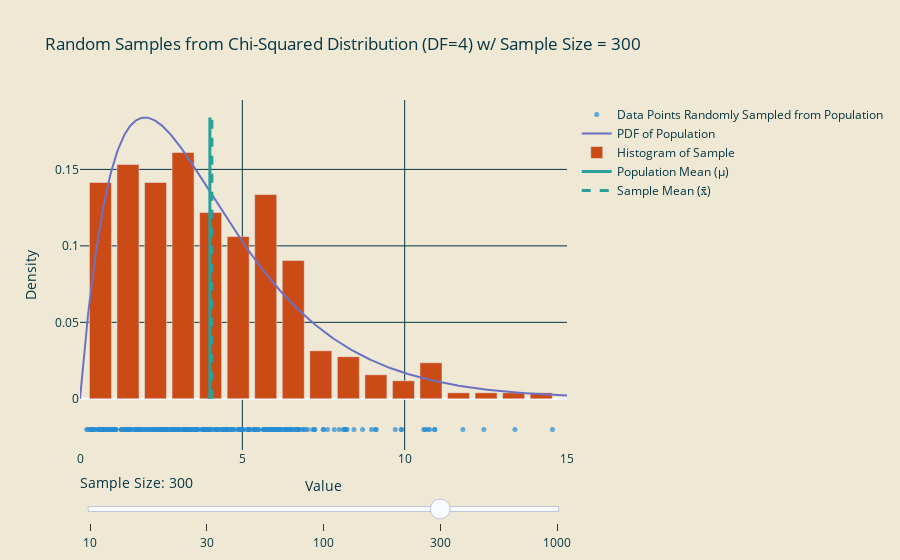

Write notebook code for a chart like this one.
### Code cell
# Function to generate the interactive Chi-Squared plot with Solarized theme refinements
def generate_interactive_chi_square_with_swarm():
    # Parameters
    initial_sample_size = 100
    sample_sizes = [10, 30, 100, 300, 1000]  # Slider options
    df = 4  # Fixed degrees of freedom
    x = np.linspace(0, 15, 500)  # Adjusted PDF range
    mu = df  # Population mean for Chi-Squared distribution

    # Function to generate data
    def generate_data(sample_size):
        y_pdf = chi2.pdf(x, df=df)
        sample = np.random.chisquare(df=df, size=sample_size)
        sample_mean = np.mean(sample)  # Sample mean
        hist, bins = np.histogram(sample, bins=20, density=True)
        bin_centers = (bins[:-1] + bins[1:]) / 2
        return y_pdf, sample, hist, bin_centers, sample_mean

    # Initial data
    y_pdf, sample, hist, bin_centers, sample_mean = generate_data(initial_sample_size)

    # Create figure
    fig = go.Figure()

    # Swarm Plot (Scatter representation of sample points)
    fig.add_trace(go.Scatter(
        x=sample,
        y=np.zeros_like(sample) - 0.02,  # Offset slightly for visibility
        mode='markers',
        marker=dict(color=solarized_blue, size=5, opacity=0.7),
        name="Data Points Randomly Sampled from Population"
    ))

    # Add PDF line with a new color (Solarized violet)
    fig.add_trace(go.Scatter(
        x=x,
        y=y_pdf,
        mode='lines',
        name="PDF of Population",
        line=dict(color=solarized_violet)
    ))

    # Add histogram
    fig.add_trace(go.Bar(
        x=bin_centers,
        y=hist,
        name="Histogram of Sample",
        marker=dict(color=solarized_orange)
    ))

    # Determine the max y-value for full y-axis range lines
    max_y = max(max(y_pdf), max(hist))

    # Add population mean (\mu) indicator (cyan, solid line)
    fig.add_trace(go.Scatter(
        x=[mu, mu],
        y=[0, max_y],
        mode='lines',
        name="Population Mean (μ)",
        line=dict(color=solarized_cyan, dash="solid", width=3)
    ))

    # Add sample mean (\bar{x}) indicator (cyan, dashed line)
    fig.add_trace(go.Scatter(
        x=[sample_mean, sample_mean],
        y=[0, max_y],
        mode='lines',
        name="Sample Mean (x̄)",
        line=dict(color=solarized_cyan, dash="dash", width=3)
    ))

    # Slider steps
    steps = []
    for sample_size in sample_sizes:
        y_pdf, sample, hist, bin_centers, sample_mean = generate_data(sample_size)
        max_y = max(max(y_pdf), max(hist))  # Update max y for each step
        steps.append({
            "label": str(sample_size),
            "method": "update",
            "args": [
                {
                    "x": [sample, x, bin_centers, [mu, mu], [sample_mean, sample_mean]],
                    "y": [np.zeros_like(sample) - 0.02, y_pdf, hist, [0, max_y], [0, max_y]]
                },
                {
                    "title": f"Random Samples from Chi-Squared Distribution (DF=4) w/ Sample Size = {sample_size}"
                }
            ]
        })

    # Update layout with Solarized theme refinements
    fig.update_layout(
        title=f"Random Samples from a Population w/ Sample Size = {initial_sample_size}",
        xaxis_title="Value",
        yaxis_title="Density",
        xaxis=dict(
            range=[0, 15],
            title_font=dict(color=solarized_base02),
            tickfont=dict(color=solarized_base02),
            gridcolor=solarized_base02  # Make horizontal grid lines base02
        ),
        yaxis=dict(
            title_font=dict(color=solarized_base02),
            tickfont=dict(color=solarized_base02),
            gridcolor=solarized_base02  # Make vertical grid lines base02
        ),
        plot_bgcolor=solarized_base2,  # Background color set to Solarized base2
        paper_bgcolor=solarized_base2,
        font=dict(color=solarized_base02),  # Set all text to Solarized base02
        sliders=[{
            "steps": steps,
            "active": sample_sizes.index(initial_sample_size),
            "currentvalue": {"prefix": "Sample Size: ", "font": {"size": 14, "color": solarized_base02}},
        }],
        showlegend=True
    )
    # Save as HTML
    fig.write_html("chi_squared_interactive.html", include_plotlyjs="cdn")
    return fig

# Generate and show the improved interactive plot with Solarized styling
fig = generate_interactive_chi_square_with_swarm()
fig.show()

### Figure 1 — Plotly figure (JSON) as saved in the notebook; plotly's stock layout.template omitted (floating-point values rounded to 4 significant figures; data arrays with more than 128 entries replaced by an {"elided": "..."} marker saying what was removed)
{"data": [{"marker": {"color": "#268bd2", "opacity": 0.7, "size": 5}, "mode": "markers", "name": "Data Points Randomly Sampled from Population", "type": "scatter", "x": {"elided": "300 float values"}, "y": {"elided": "300 float values"}}, {"line": {"color": "#6c71c4"}, "mode": "lines", "name": "PDF of Population", "type": "scatter", "x": {"elided": "500 float values"}, "y": {"elided": "500 float values"}}, {"marker": {"color": "#cb4b16"}, "name": "Histogram of Sample", "type": "bar", "x": [0.6295, 1.478, 2.326, 3.175, 4.023, 4.872, 5.72, 6.569, 7.417, 8.265, 9.114, 9.962, 10.81, 11.66, 12.51, 13.36, 14.2, 15.05, 15.9, 16.75], "y": [0.1414, 0.1532, 0.1414, 0.1611, 0.1218, 0.1061, 0.1336, 0.09036, 0.03143, 0.0275, 0.01571, 0.01179, 0.02357, 0.003929, 0.003929, 0.003929, 0.003929, 0, 0, 0.003929]}, {"line": {"color": "#2aa198", "dash": "solid", "width": 3}, "mode": "lines", "name": "Population Mean (μ)", "type": "scatter", "x": [4, 4], "y": [0, 0.1839]}, {"line": {"color": "#2aa198", "dash": "dash", "width": 3}, "mode": "lines", "name": "Sample Mean (x̄)", "type": "scatter", "x": [4.062, 4.062], "y": [0, 0.1839]}], "layout": {"autosize": true, "font": {"color": "#073642"}, "paper_bgcolor": "#eee8d5", "plot_bgcolor": "#eee8d5", "showlegend": true, "sliders": [{"active": 3, "currentvalue": {"font": {"color": "#073642", "size": 14}, "prefix": "Sample Size: "}, "steps": [{"args": [{"x": {"elided": "5 rows, 534 float values in total"}, "y": {"elided": "5 rows, 534 float values in total"}}, {"title": "Random Samples from Chi-Squared Distribution (DF=4) w/ Sample Size = 10"}], "label": "10", "method": "update"}, {"args": [{"x": {"elided": "5 rows, 554 float values in total"}, "y": {"elided": "5 rows, 554 float values in total"}}, {"title": "Random Samples from Chi-Squared Distribution (DF=4) w/ Sample Size = 30"}], "label": "30", "method": "update"}, {"args": [{"x": {"elided": "5 rows, 624 float values in total"}, "y": {"elided": "5 rows, 624 float values in total"}}, {"title": "Random Samples from Chi-Squared Distribution (DF=4) w/ Sample Size = 100"}], "label": "100", "method": "update"}, {"args": [{"x": {"elided": "5 rows, 824 float values in total"}, "y": {"elided": "5 rows, 824 float values in total"}}, {"title": "Random Samples from Chi-Squared Distribution (DF=4) w/ Sample Size = 300"}], "label": "300", "method": "update"}, {"args": [{"x": {"elided": "5 rows, 1524 float values in total"}, "y": {"elided": "5 rows, 1524 float values in total"}}, {"title": "Random Samples from Chi-Squared Distribution (DF=4) w/ Sample Size = 1000"}], "label": "1000", "method": "update"}]}], "title": {"text": "Random Samples from Chi-Squared Distribution (DF=4) w/ Sample Size = 300"}, "xaxis": {"gridcolor": "#073642", "range": [0, 15], "tickfont": {"color": "#073642"}, "title": {"font": {"color": "#073642"}, "text": "Value"}, "type": "linear"}, "yaxis": {"autorange": true, "gridcolor": "#073642", "range": [-0.0363, 0.1955], "tickfont": {"color": "#073642"}, "title": {"font": {"color": "#073642"}, "text": "Density"}, "type": "linear"}}}
